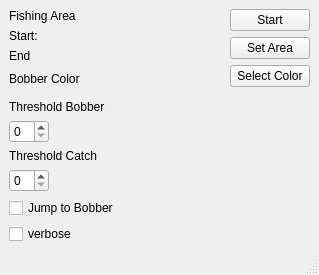
<?xml version="1.0" encoding="UTF-8"?>
<ui version="4.0">
 <class>MainWindow</class>
 <widget class="QMainWindow" name="MainWindow">
  <property name="geometry">
   <rect>
    <x>0</x>
    <y>0</y>
    <width>319</width>
    <height>274</height>
   </rect>
  </property>
  <property name="windowTitle">
   <string>GetTheFish</string>
  </property>
  <widget class="QWidget" name="centralwidget">
   <layout class="QHBoxLayout" name="horizontalLayout" stretch="1,2,0">
    <item>
     <layout class="QVBoxLayout" name="verticalLayout_2">
      <item>
       <layout class="QGridLayout" name="gridLayout">
        <item row="1" column="0">
         <widget class="QLabel" name="label_3">
          <property name="text">
           <string>Start:</string>
          </property>
         </widget>
        </item>
        <item row="1" column="1">
         <widget class="QLabel" name="posStartLabel">
          <property name="text">
           <string/>
          </property>
         </widget>
        </item>
        <item row="2" column="0">
         <widget class="QLabel" name="label_4">
          <property name="text">
           <string>End</string>
          </property>
         </widget>
        </item>
        <item row="2" column="1">
         <widget class="QLabel" name="posEndLabel">
          <property name="text">
           <string/>
          </property>
         </widget>
        </item>
        <item row="0" column="0">
         <widget class="QLabel" name="label_6">
          <property name="text">
           <string>Fishing Area</string>
          </property>
         </widget>
        </item>
       </layout>
      </item>
      <item>
       <layout class="QHBoxLayout" name="horizontalLayout_3">
        <item>
         <widget class="QLabel" name="label_5">
          <property name="text">
           <string>Bobber Color</string>
          </property>
         </widget>
        </item>
        <item>
         <widget class="QLabel" name="bobberColorLabel">
          <property name="sizePolicy">
           <sizepolicy hsizetype="Fixed" vsizetype="Fixed">
            <horstretch>0</horstretch>
            <verstretch>0</verstretch>
           </sizepolicy>
          </property>
          <property name="minimumSize">
           <size>
            <width>20</width>
            <height>20</height>
           </size>
          </property>
          <property name="maximumSize">
           <size>
            <width>20</width>
            <height>20</height>
           </size>
          </property>
          <property name="text">
           <string/>
          </property>
         </widget>
        </item>
        <item>
         <spacer name="horizontalSpacer_2">
          <property name="orientation">
           <enum>Qt::Horizontal</enum>
          </property>
          <property name="sizeHint" stdset="0">
           <size>
            <width>40</width>
            <height>20</height>
           </size>
          </property>
         </spacer>
        </item>
        <item>
         <widget class="QLabel" name="hexColorLabel">
          <property name="text">
           <string/>
          </property>
         </widget>
        </item>
       </layout>
      </item>
      <item>
       <spacer name="verticalSpacer_3">
        <property name="orientation">
         <enum>Qt::Vertical</enum>
        </property>
        <property name="sizeType">
         <enum>QSizePolicy::Fixed</enum>
        </property>
        <property name="sizeHint" stdset="0">
         <size>
          <width>20</width>
          <height>5</height>
         </size>
        </property>
       </spacer>
      </item>
      <item>
       <widget class="QLabel" name="label">
        <property name="text">
         <string>Threshold Bobber</string>
        </property>
       </widget>
      </item>
      <item>
       <widget class="QSpinBox" name="thresholdBobberSpinBox">
        <property name="sizePolicy">
         <sizepolicy hsizetype="Fixed" vsizetype="Fixed">
          <horstretch>0</horstretch>
          <verstretch>0</verstretch>
         </sizepolicy>
        </property>
        <property name="minimumSize">
         <size>
          <width>40</width>
          <height>0</height>
         </size>
        </property>
        <property name="maximumSize">
         <size>
          <width>40</width>
          <height>16777215</height>
         </size>
        </property>
       </widget>
      </item>
      <item>
       <widget class="QLabel" name="label_2">
        <property name="text">
         <string>Threshold Catch</string>
        </property>
       </widget>
      </item>
      <item>
       <widget class="QSpinBox" name="thresholdCatchSpinBox">
        <property name="sizePolicy">
         <sizepolicy hsizetype="Fixed" vsizetype="Fixed">
          <horstretch>0</horstretch>
          <verstretch>0</verstretch>
         </sizepolicy>
        </property>
        <property name="minimumSize">
         <size>
          <width>40</width>
          <height>0</height>
         </size>
        </property>
        <property name="maximumSize">
         <size>
          <width>40</width>
          <height>16777215</height>
         </size>
        </property>
       </widget>
      </item>
      <item>
       <widget class="QCheckBox" name="jumpToBobberCheck">
        <property name="text">
         <string>Jump to Bobber</string>
        </property>
       </widget>
      </item>
      <item>
       <widget class="QCheckBox" name="verboseCheck">
        <property name="text">
         <string>verbose</string>
        </property>
       </widget>
      </item>
      <item>
       <spacer name="verticalSpacer_2">
        <property name="orientation">
         <enum>Qt::Vertical</enum>
        </property>
        <property name="sizeHint" stdset="0">
         <size>
          <width>20</width>
          <height>40</height>
         </size>
        </property>
       </spacer>
      </item>
     </layout>
    </item>
    <item>
     <spacer name="horizontalSpacer">
      <property name="orientation">
       <enum>Qt::Horizontal</enum>
      </property>
      <property name="sizeHint" stdset="0">
       <size>
        <width>350</width>
        <height>0</height>
       </size>
      </property>
     </spacer>
    </item>
    <item>
     <layout class="QVBoxLayout" name="verticalLayout">
      <item>
       <widget class="QPushButton" name="startButton">
        <property name="text">
         <string>Start</string>
        </property>
       </widget>
      </item>
      <item>
       <widget class="QPushButton" name="areaButton">
        <property name="text">
         <string>Set Area</string>
        </property>
       </widget>
      </item>
      <item>
       <widget class="QPushButton" name="colorButton">
        <property name="text">
         <string>Select Color</string>
        </property>
       </widget>
      </item>
      <item>
       <spacer name="verticalSpacer">
        <property name="orientation">
         <enum>Qt::Vertical</enum>
        </property>
        <property name="sizeHint" stdset="0">
         <size>
          <width>20</width>
          <height>40</height>
         </size>
        </property>
       </spacer>
      </item>
     </layout>
    </item>
   </layout>
  </widget>
  <widget class="QStatusBar" name="statusbar"/>
 </widget>
 <resources/>
 <connections/>
</ui>
